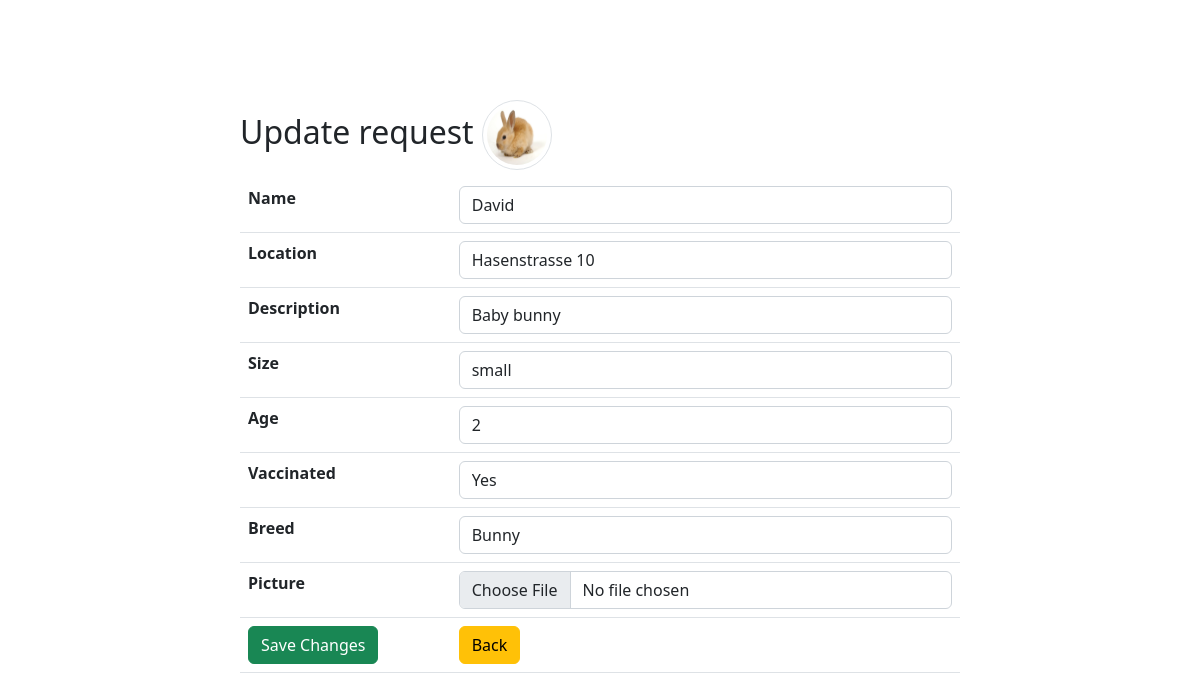
Page /pets/update.php?id=2 (signed in) on the committed database.
### tables this page shows
CREATE TABLE `pets` (
  `id` int(11) NOT NULL,
  `name` varchar(50) NOT NULL,
  `location` varchar(30) NOT NULL,
  `description` varchar(255) NOT NULL,
  `size` varchar(20) NOT NULL,
  `age` int(11) NOT NULL,
  `vaccinated` varchar(5) NOT NULL,
  `breed` varchar(50) NOT NULL,
  `picture` varchar(255) DEFAULT NULL
);

### pets/update.php (the view, shortened to what this page needs)
<?php
require_once '../components/db_connect.php';
if ($_GET['id']) {
    $id = $_GET['id'];
    $sql = "SELECT * FROM pets WHERE id = {$id}";
    $result = mysqli_query($connect, $sql);
    if (mysqli_num_rows($result) == 1) {
        $data = mysqli_fetch_assoc($result);
        $name = $data['name'];
        $location = $data['location'];
        $description = $data['description'];
        $size = $data['size'];
        $age = $data['age'];
        $vaccinated = $data['vaccinated'];
        $breed = $data['breed'];
        $picture = $data['picture'];
    } else {
        header("location: error.php");
    }
} else {
    header("location: error.php");
}
?>
<!DOCTYPE html>
<html>
<head>
    <?php require_once '../components/boot.php' ?>
</head>
<body>
    <fieldset>
        <legend class='h2'>Update request <img class='img-thumbnail rounded-circle' src='../pictures/<?php echo $picture ?>' alt="<?php echo $name ?>"></legend>
        <form action="actions/a_update.php" method="post" enctype="multipart/form-data">
            <table class="table">
                <tr>
                    <th>Name</th>
                    <td><input class='form-control' type="text" name="name" placeholder="Pet Name" value="<?php echo $name ?>"/></td>
                </tr>
                <tr>
                    <th>Location</th>
                    <td><input class='form-control' type="text" name="location" placeholder="Location" step="any" value="<?php echo $location ?>"/></td>
                </tr>
                <tr>
                    <th>Description</th>
                    <td><input class='form-control' type="text" name="description" placeholder="Description" step="any" value="<?php echo $description ?>"/></td>
                </tr>
                <tr>
                    <th>Size</th>
                    <td><input class='form-control' type="text" name="size" placeholder="Size" step="any" value="<?php echo $size ?>"/></td>
                </tr>
                <tr>
                    <th>Age</th>
                    <td><input class='form-control' type="number" name="age" placeholder="Age" step="any" value="<?php echo $age ?>"/></td>
                </tr>
                <tr>
                    <th>Vaccinated</th>
                    <td><input class='form-control' type="text" name="vaccinated" placeholder="Vaccinated" step="any" value="<?php echo $vaccinated ?>"/></td>
                </tr>
                <tr>
                    <th>Breed</th>
                    <td><input class='form-control' type="text" name="breed" placeholder="Breed" step="any" value="<?php echo $breed ?>"/></td>
                </tr>
                <tr>
                    <th>Picture</th>
                    <td><input class='form-control' type="file" name="picture" /></td>
                </tr>
                <tr>
                    <td><button class="btn btn-success" type="submit">Save Changes</button></td>
                    <td><a href="index.php"><button class="btn btn-warning" type="button">Back</button></a></td>
                </tr>
            </table>
        </form>
    </fieldset>
</body>
</html>

### pets/update.php (style rules this page uses)
fieldset { margin: auto; margin-top: 100px; width: 60%; }
.img-thumbnail { width: 70px !important; height: 70px !important; }

### rows in the picture
pets: picture (picture), name "David", location "Hasenstrasse 10", description "Baby bunny", size "small", age "2", vaccinated "Yes", breed "Bunny"
